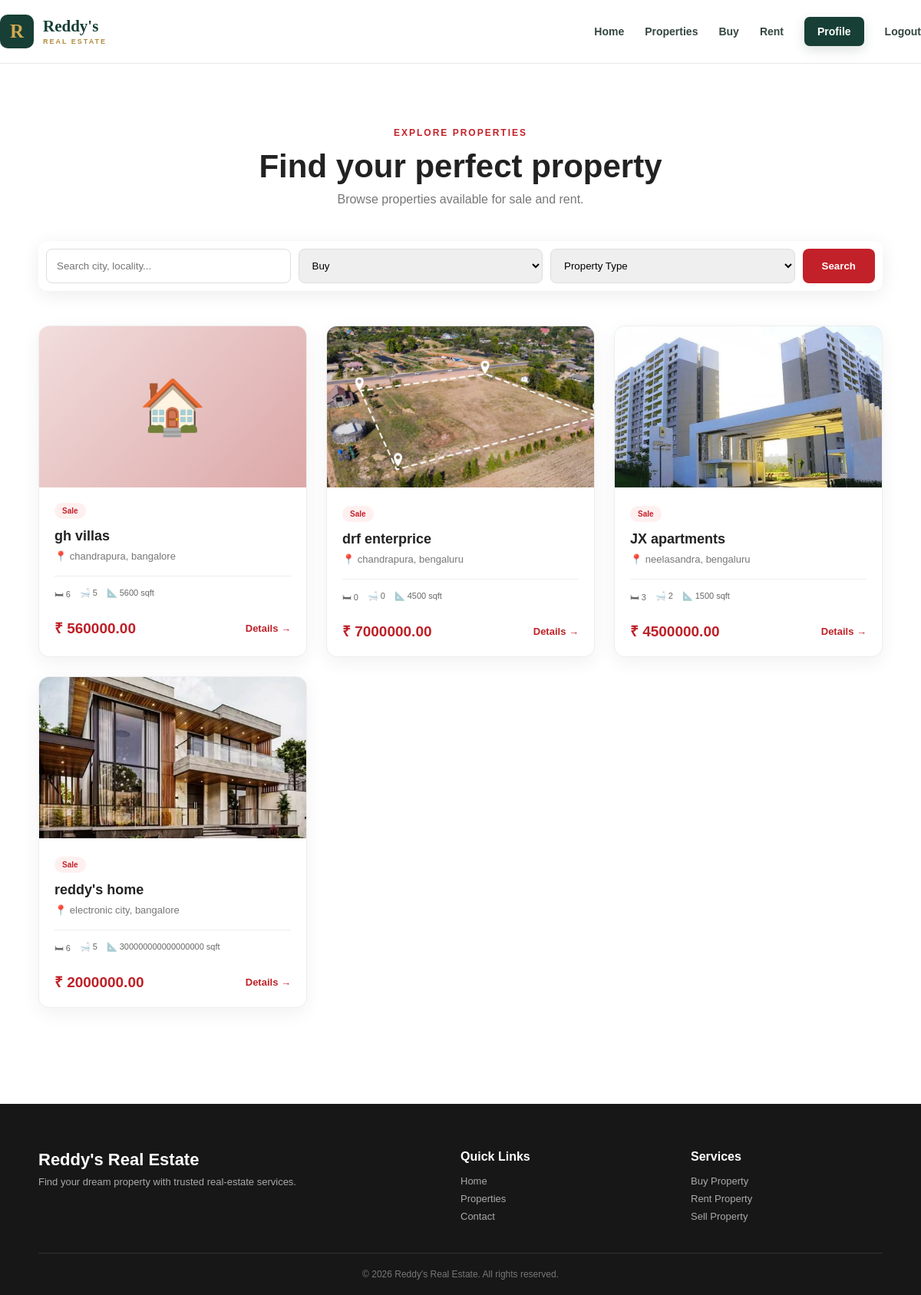
The page /properties/?purpose=Sale (signed in) on the database its author committed.
### app/models.py (models this page shows, shortened)
class Property(models.Model):
    PROPERTY_TYPES = [
        ('Apartment', 'Apartment'),
        ('Villa', 'Villa'),
        ('House', 'Independent House'),
        ('Plot', 'Plot'),
        ('Commercial', 'Commercial'),
    ]
    PURPOSE_CHOICES = [
        ('Sale', 'Sale'),
        ('Rent', 'Rent'),
    ]
    owner = models.ForeignKey(
        User,
        on_delete=models.CASCADE,
        related_name='properties'
    )
    title = models.CharField(max_length=200)
    property_type = models.CharField(
        max_length=30,
        choices=PROPERTY_TYPES
    )
    purpose = models.CharField(
        max_length=20,
        choices=PURPOSE_CHOICES
    )
    location = models.CharField(max_length=200)
    city = models.CharField(max_length=100)
    price = models.DecimalField(
        max_digits=15,
        decimal_places=2
    )
    bedrooms = models.PositiveIntegerField(
        default=0
    )
    bathrooms = models.PositiveIntegerField(
        default=0
    )
    area = models.PositiveIntegerField(
        help_text="Area in square feet"
    )
    description = models.TextField()
    image = models.ImageField(
        upload_to='properties/',
        blank=True,
        null=True
    )
    is_featured = models.BooleanField(
        default=False
    )
    created_at = models.DateTimeField(
        auto_now_add=True
    )
    class Meta:
        ordering = ['-created_at']

### app/views.py (the view)
def properties(request):
    property_list = Property.objects.all()
    query = request.GET.get('q', '')
    purpose = request.GET.get('purpose', '')
    property_type = request.GET.get('type', '')
    if query:
        property_list = property_list.filter(
            Q(title__icontains=query) |
            Q(location__icontains=query) |
            Q(city__icontains=query)
        )
    if purpose:
        property_list = property_list.filter(
            purpose=purpose
        )
    if property_type:
        property_list = property_list.filter(
            property_type=property_type
        )
    return render(
        request,
        'properties.html',
        {
            'properties': property_list,
            'query': query,
            'purpose': purpose,
            'property_type': property_type
        }
    )

### templates/properties.html (shortened to what this page needs)
{% extends 'base.html' %}
{% block content %}
<section class="listing-page">
    <div class="listing-heading">
        <span>
            EXPLORE PROPERTIES
        </span>
        <h1>
            Find your perfect property
        </h1>
        <p>
            Browse properties available for sale
            and rent.
        </p>
    </div>
    <form
        method="GET"
        class="filter-box"
    >
        <input
            type="text"
            name="q"
            value="{{ query }}"
            placeholder="Search city, locality..."
        >
        <select name="purpose">
            <option
                value="Sale"
                {% if purpose == 'Sale' %}selected{% endif %}
            >
                Buy
            </option>
        </select>
        <select name="type">
            <option value="">
                Property Type
            </option>
        </select>
        <button type="submit">
            Search
        </button>
    </form>
    <div class="property-grid">
        {% for property in properties %}
        <div class="property-card">
            {% if property.image %}
                <img
                    src="{{ property.image.url }}"
                    alt="{{ property.title }}"
                >
            {% else %}
                <div class="property-placeholder">
                    🏠
                </div>
            {% endif %}
            <div class="property-card-body">
                <span class="property-purpose">
                    {{ property.purpose }}
                </span>
                <h3>
                    {{ property.title }}
                </h3>
                <p class="location">
                    📍 {{ property.location }},
                    {{ property.city }}
                </p>
                <div class="property-info">
                    <span>
                        🛏 {{ property.bedrooms }}
                    </span>
                    <span>
                        🛁 {{ property.bathrooms }}
                    </span>
                    <span>
                        📐 {{ property.area }} sqft
                    </span>
                </div>
                <div class="property-bottom">
                    <strong>
                        ₹ {{ property.price }}
                    </strong>
                    <a
                        href="{% url 'property_detail' property.id %}"
                    >
                        Details →
                    </a>
                </div>
            </div>
        </div>
        {% endfor %}
    </div>
</section>
{% endblock %}

### media/static/css/style.css (style rules this page uses)
* { margin: 0; padding: 0; box-sizing: border-box; }
body { font-family: Arial, Helvetica, sans-serif; color: #222; background: #fff; }
a { text-decoration: none; color: inherit; }
.section-header span, .listing-heading > span, .post-heading > span, .contact-info > span, .dashboard-welcome span { color: #c32129; font-size: 12px; font-weight: bold; letter-spacing: 2px; }
.property-grid { max-width: 1100px; margin: 45px auto; display: grid; grid-template-columns: repeat(3, 1fr); gap: 25px; }
.property-card { overflow: hidden; background: white; border-radius: 14px; border: 1px solid #eee; box-shadow: 0 7px 25px rgba(0,0,0,.06); transition: .3s; }
.property-card > img, .property-placeholder { width: 100%; height: 210px; object-fit: cover; }
.property-placeholder { display: flex; align-items: center; justify-content: center; background: linear-gradient( 135deg, #f2dddd, #dca7a7 ); font-size: 70px; }
.property-card-body { padding: 20px; }
.property-purpose { display: inline-block; padding: 5px 10px; border-radius: 15px; background: #fff0f0; color: #c32129; font-size: 10px; font-weight: bold; }
.property-card h3 { margin-top: 12px; font-size: 18px; }
.location { margin-top: 8px; color: #777; font-size: 13px; }
.property-info { display: flex; gap: 12px; margin-top: 18px; padding-top: 15px; border-top: 1px solid #eee; color: #666; font-size: 11px; }
.property-bottom { margin-top: 20px; display: flex; align-items: center; justify-content: space-between; }
.property-bottom strong { color: #bd2028; font-size: 19px; }
.property-bottom a { color: #bd2028; font-size: 13px; font-weight: bold; }
.listing-page, .post-page, .dashboard-page, .detail-page, .contact-page { padding: 80px 25px; min-height: 750px; }
.listing-heading, .post-heading { text-align: center; }
.listing-heading h1, .post-heading h1 { margin-top: 12px; font-size: 42px; }
.listing-heading p, .post-heading p { margin-top: 10px; color: #777; }
.filter-box { max-width: 1100px; margin: 45px auto 0; display: flex; gap: 10px; padding: 10px; background: white; border-radius: 12px; box-shadow: 0 5px 25px rgba(0,0,0,.08); }
.filter-box input, .filter-box select { flex: 1; border: 1px solid #ddd; border-radius: 8px; padding: 13px; outline: none; }
.filter-box button { border: none; padding: 0 25px; border-radius: 8px; background: #c32129; color: white; font-weight: bold; }

### rows shown on the page
Property: purpose "Sale", title "gh villas", location "chandrapura", city "bangalore", bedrooms "6", bathrooms "5", area "5600", price "560000.00"
Property: image (picture), purpose "Sale", title "drf enterprice", location "chandrapura", city "bengaluru", bedrooms "0", bathrooms "0", area "4500", price "7000000.00"
Property: image (picture), purpose "Sale", title "JX apartments", location "neelasandra", city "bengaluru", bedrooms "3", bathrooms "2", area "1500", price "4500000.00"
Property: image (picture), purpose "Sale", title "reddy's home", location "electronic city", city "bangalore", bedrooms "6", bathrooms "5", area "300000000000000000", price "2000000.00"
